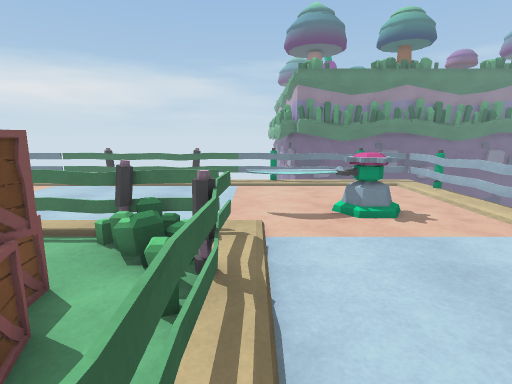
[1] (above)

24 first-person views from a walk through a scene from a Unity 3-D project. The camera is 1.2 m above the floor, tilts 10° down and sees 80° across. The floor is counted in squares, 0.5 m on a side. Each view is taken from the middle of a square. On the plan, view 1 faces up. The plan holds only what a view shows up to about 19 squares ahead; the rest is blank. The place goes on beyond the plan. Some surface patterns are stand-ins.

[2]
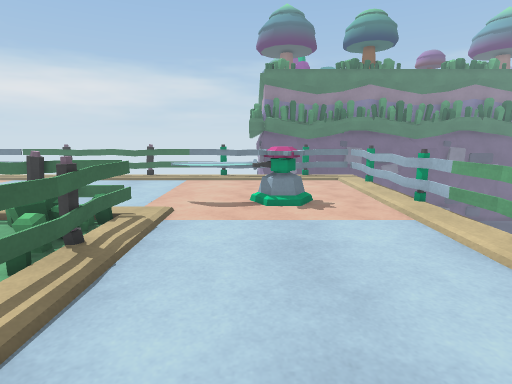

[3]
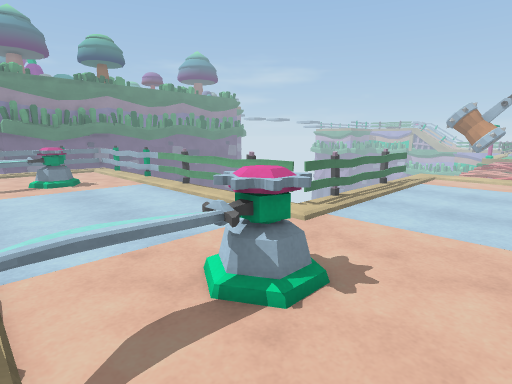

[4]
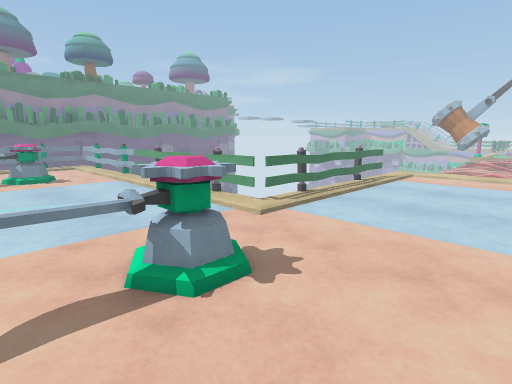

[5]
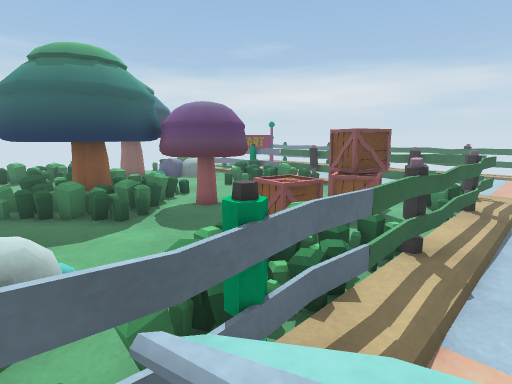

[6]
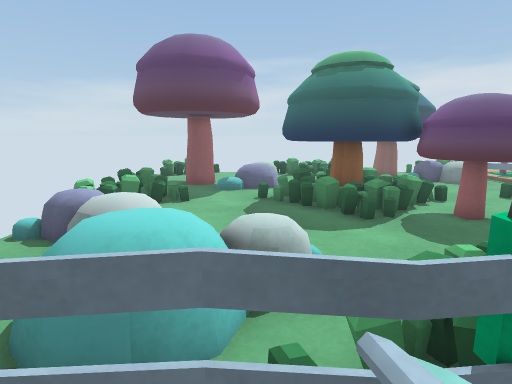

[7]
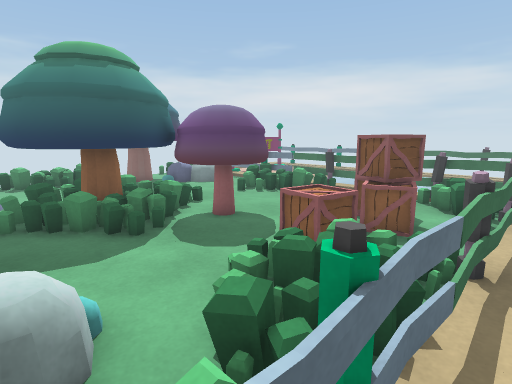

[8]
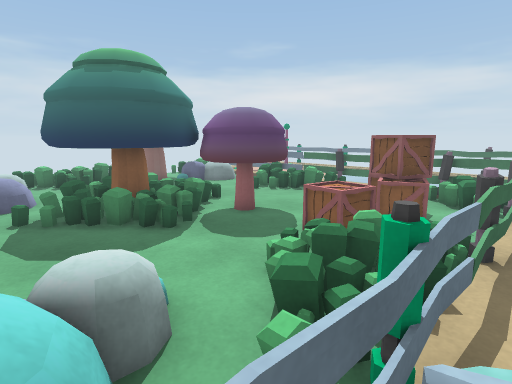

[9]
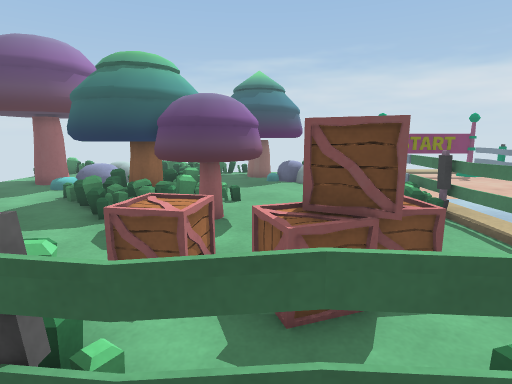

[10]
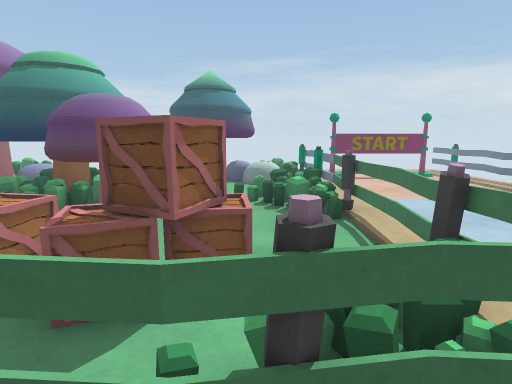

[11]
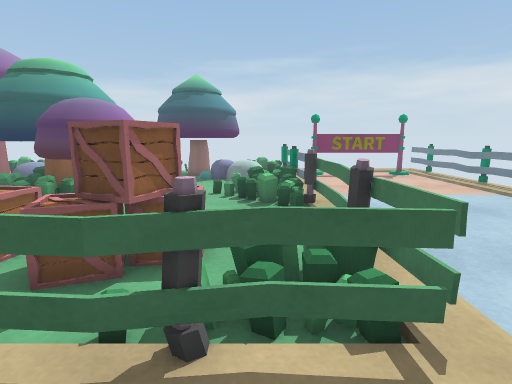

[12]
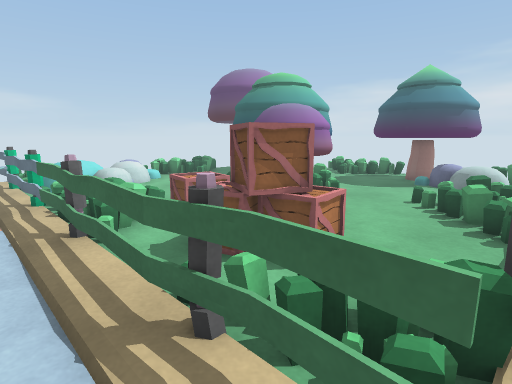

[13]
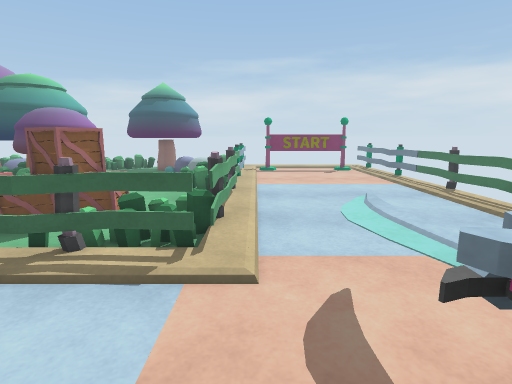

[14]
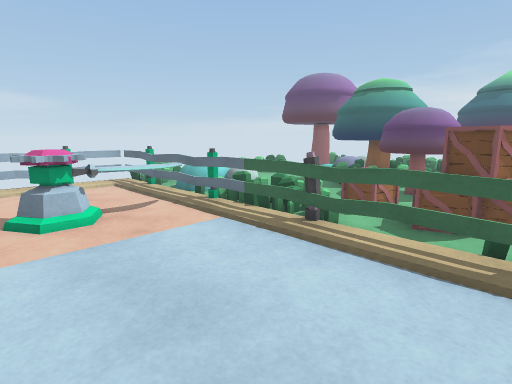

[15]
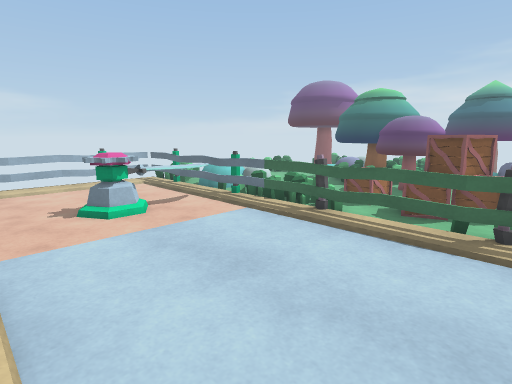

[16]
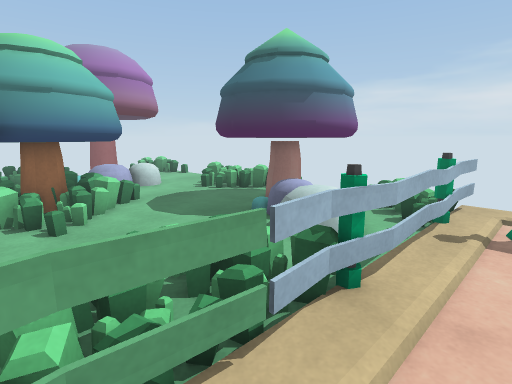

[17]
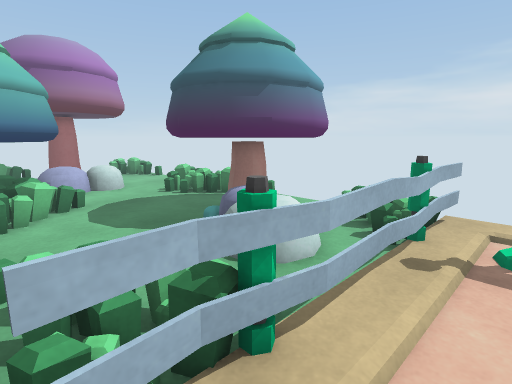

[18]
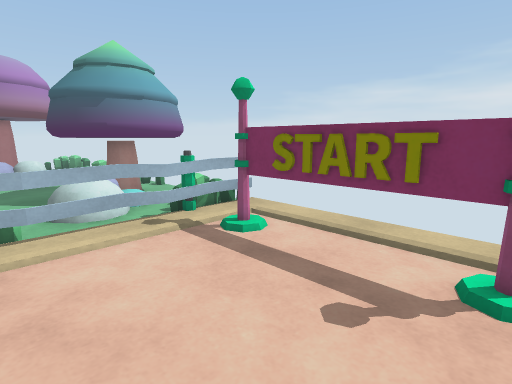

[19]
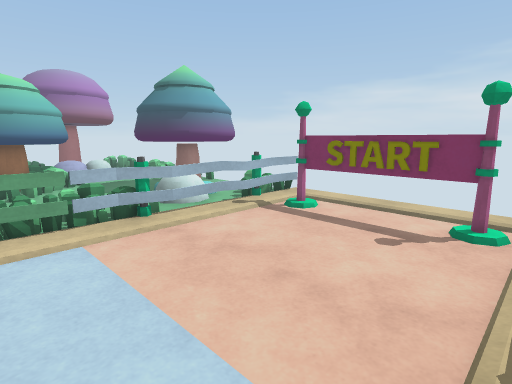

[20]
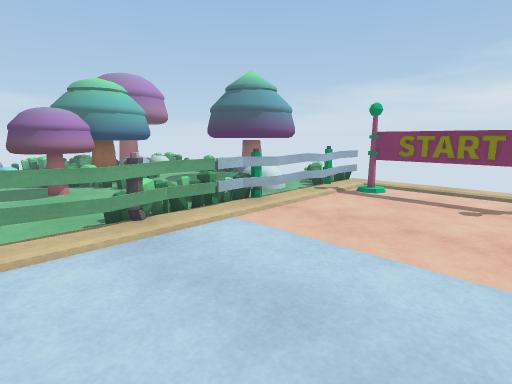

[21]
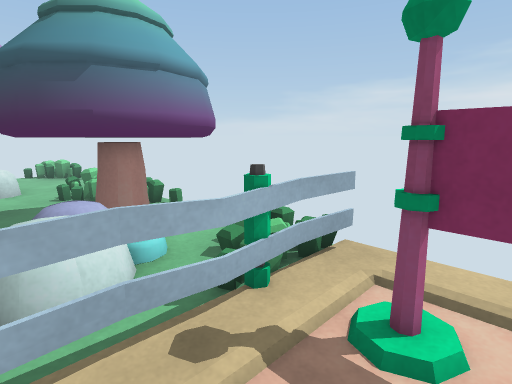

[22]
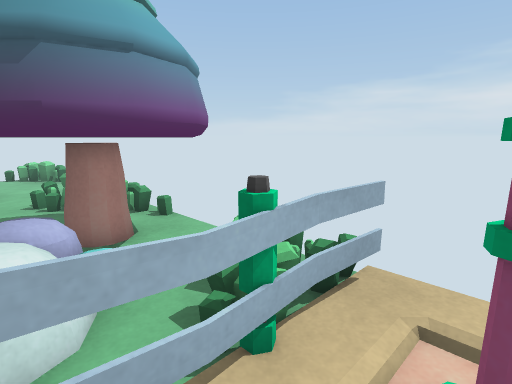

[23]
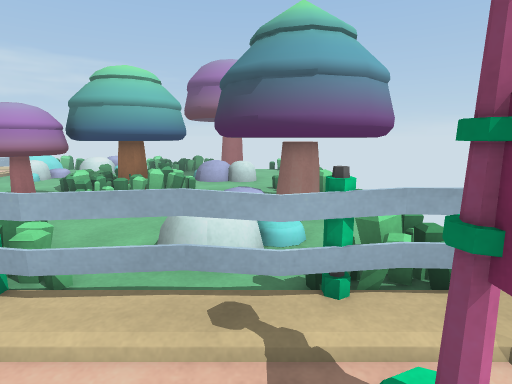

[24]
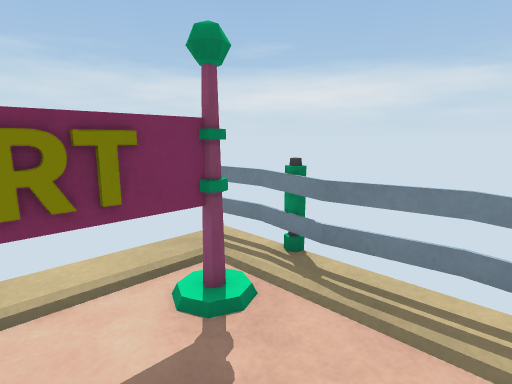

### Floor plan
Key: @ floor where view 1 was taken; # wall or solid block; . main floor; : floor 0.25 m higher than the main floor; = window, fence, low wall or low ledge; v drop or lower ground; T tree; H thing the floor can be seen under or through; O other object.
Columns run from 21 left of view 1 to 22 right of it. Each row starts with its distance up from view 1.
 18 ##=vvvv===v===vvv=== ==    ==v
 17  ===###=.==..=###=.==.=####=.==
 16  .HH..........................=
 15  .H....................... ...=
 14  .H ...................... ...=
 13  .H ..........................=
 12  .H ..................... ....=
 11  .H .................OOOOOO...=
 10  .HH..................OOOO....=
  9  .  .    ....   ..............=
  8 =====================.........=
  7 =.......OO........OO=.........=
  6  ....O...O.........O=.........=
  5  TTTTO:.........OO..=.........=
  4 TTTTTT..........OOO.=.........=
  3 TTTTTT..........OOO.=.........=
  2   TTTT......TTT..OO.=.........=
  1 T  TTT.....TTTT.OOO.=.........=
  0 #T  T...TTTTTTT.OO..=@........=
 -1  .:.....TTTTTTT...OO=.........=
 -2 =::....TTTTTT....OO.=.........====vvv===#
 -3 =...... TTTTT.....OO=.........==.=###=..=..
 -4  .......TTTTT......O=....O..................
 -5  ....O...TTT........=OOOOOO.................
 -6   ...OO ......... ..=...OO..................
 -7   ...  OO....... OOO=.......................
 -8   .. ## O......   OO=.......................
 -9  ... TT.......    O.=...................
-10  ... ##.....       .=..........
-11  .:.... OO     :.   =#...
-12   :...         ..   ========

Positions as (right, up) in squares from view 1, and headings:
1: (0, 0), facing up
2: (3, -1), facing up
3: (0, -9), facing up-right
4: (1, -10), facing up-right
5: (1, -6), facing up-left
6: (1, -6), facing left
7: (0, -6), facing up-left
8: (0, -7), facing up-left
9: (1, 2), facing left
10: (1, 5), facing left
11: (2, 6), facing left
12: (1, 8), facing down-left
13: (5, 9), facing left
14: (6, 5), facing down-left
15: (8, 6), facing down-left
16: (-9, 10), facing down-left
17: (-11, 10), facing down-left
18: (-13, 16), facing down-left
19: (-9, 17), facing down-left
20: (-5, 16), facing down-left
21: (-15, 11), facing down-left
22: (-16, 10), facing down-left
23: (-17, 12), facing down
24: (-15, 13), facing up-left
